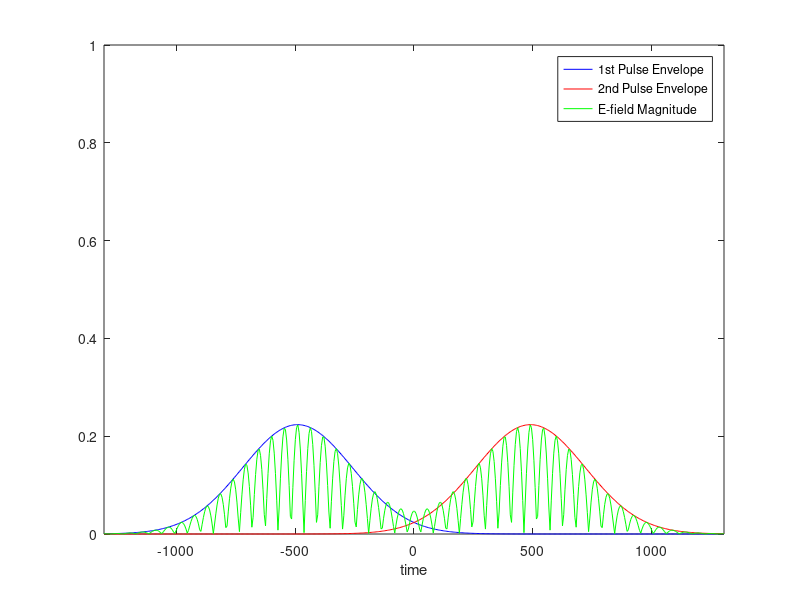
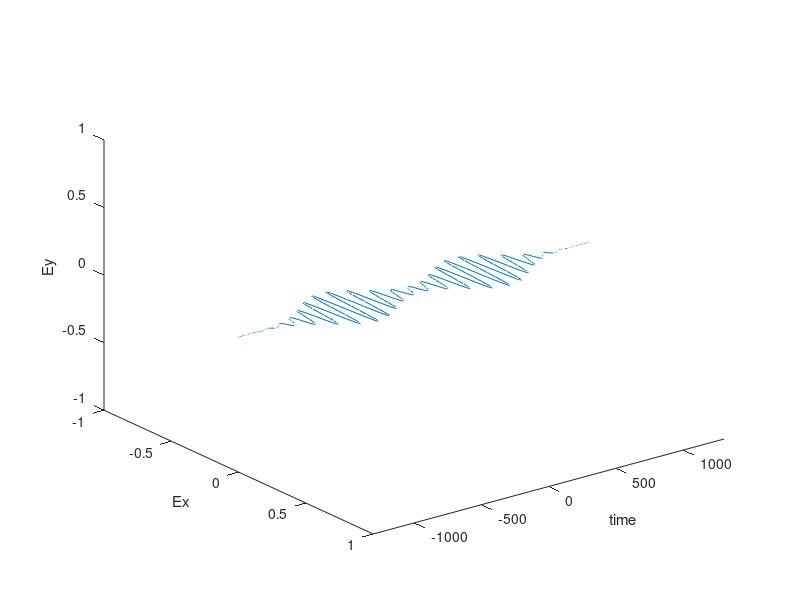

These figures' MATLAB source, in order: (Note: this script raises an error after producing the figures.)
%SFA_H_3D_VORTEX_TIME_RESOLVED.m: SFA, real hydrogen atom
%for Calvin He on Aug.11 2017
clear,clc,tic
close all
I1=sqrt(-1);

tic

%Two oppositely circularly polarized time-delayed as pulses: PRL 115 113004 2015
nt=500;
W=0.0577;
lambda = (3*10^8)/(W/(2*pi))*(2.419*10^-17)/10^-9;
nc=6;
T=nc*pi/W;  
tau=3*T;
phi1=0;
phi2=0;
E0=sqrt(3.5e15/3.5e16); 
Ip=13.6/27.2;  
ksi=1;
dt=T/nt;   
t(nt)=NaN;
td(nt)=NaN;
Ex(nt)=NaN;
Ey(nt)=NaN;
F(nt)=NaN;
Fd(nt)=NaN;
dir = './Lin_Ident_time_resolved/';

polarization = 'Linear XX'; %Polarization variable (see below)
p1x = 1; p2x = 1; p1y = 1; p2y = 1; p1w = 1; p2w = 1; %Circular RR Default
if strcmp(polarization, 'Circular LR')
    p1w = -1; p2w = 1;
elseif strcmp(polarization, 'Circular RL')
    p1w = 1; p2w = -1;
elseif strcmp(polarization, 'Linear XX')
    p1y = 0; p2y = 0;
elseif strcmp(polarization, 'Linear YY')
    p1x = 0; p2x = 0;
elseif strcmp(polarization, 'Linear XY')
    p1y = 0; p2x = 0;
elseif strcmp(polarization, 'Linear YX')
    p1x = 0; p2y = 0;
elseif strcmp(polarization, 'Circular LL')
    p1w = -1; p2w = -1;
elseif strcmp(polarization, 'Circular RR')
    p1w = 1; p2w = 1;
end

for i=1:nt
    %
    t(i) = 4*(2*i-nt-1)*dt;
    F(i)=exp(-(t(i)+tau/2)^2/T^2);
    Fd(i)=exp(-(t(i)-tau/2)^2/T^2);
    %}
    %{
    t(i) =2*(2*i-nt-1)*dt;
    if (t(i)+tau/2 > T/2) || (t(i)+tau/2 < -T/2)
        F(i) = 0;
    else
        F(i)= cos(pi*(t(i)+tau/2)/T)^2;
    end %Envelop function for 1st pulse
    if (t(i)-tau/2 > T/2) || (t(i)-tau/2 < -T/2)
        Fd(i) = 0;
    else
        Fd(i)= cos(pi*(t(i)-tau/2)/T)^2;
    end %Envelop fuction for the 2nd (delayed) pulse
    %}
    Ex(i)=   p1x*F(i)*E0    /(1+ksi^2)^0.5*cos(1.0*p1w*W*(t(i)+tau/2)+phi1) + p2x*Fd(i)*E0    /(1+ksi^2)^0.5*cos(1.0*p2w*W*(t(i)-tau/2)+phi2);
    Ey(i)=   p1y*F(i)*E0*ksi/(1+ksi^2)^0.5*sin(1.0*p1w*W*(t(i)+tau/2)+phi1) + p2y*Fd(i)*E0*ksi/(1+ksi^2)^0.5*sin(1.0*p2w*W*(t(i)-tau/2)+phi2);
end

%%

plotrange = linspace(min(t),max(t),nt);

figA = figure;
plot(plotrange,E0*F/sqrt(2),'b', ...
        plotrange,E0*Fd/sqrt(2),'r', ...
        plotrange,sqrt(Ex.^2+Ey.^2),'g');
legend('1st Pulse Envelope','2nd Pulse Envelope','E-field Magnitude');
xlabel('time');
axis([min(plotrange) max(plotrange) 0 1]);

figB = figure;
plot3(plotrange,Ex,Ey);
xlabel('time');
ylabel('Ex');
zlabel('Ey');
set(gca, 'Ydir','reverse');
axis([min(plotrange) max(plotrange) -1 1 -1 1]);

saveas(figA, strcat(dir,'Envelope_E-field_Magnitude.png'));
saveas(figB, strcat(dir,'E-field.png'));

%%
%laser-pulse vector potential
Ax(nt)=NaN;
Ay(nt)=NaN;
for i=1:nt
    jkx=0;
    jky=0;
    for j=1:i
        jkx=jkx-Ex(j)*dt;
        jky=jky-Ey(j)*dt;
    end
    Ax(i)=jkx;
    Ay(i)=jky;
end

%Momentum ranges
nx=200;              
Px(nx)=NaN;
dpx=4/(nx-1); 
for i=1:nx
    Px(i)=(i-nx/2-1/2)*dpx;    
end
ny=200;
Py(ny)=NaN;
dpy=4/(ny-1);
for i=1:ny
    Py(i)=(i-ny/2-1/2)*dpy;    
end

%time-resolved momentum spectra
Mx(nx,ny)=NaN;
My(nx,ny)=NaN;
P(nt,nx,ny)=NaN; %This function is the time-resolved momenta, #frames=nt/50+1. 

tic
for nt0=1:nt
    parfor ix=1:nx   
        for iy=1:ny    

            Mx(ix,iy)=(sqrt(-1)*2^(3.5)*(2*Ip)^(5/4)/pi)*Px(ix)/(Px(ix)^2+Py(iy)^2+2*Ip)^3;
            My(ix,iy)=(sqrt(-1)*2^(3.5)*(2*Ip)^(5/4)/pi)*Py(iy)/(Px(ix)^2+Py(iy)^2+2*Ip)^3; 
            jkM=0;    
            for it=1:nt0        
                phase=0;
                for it2=it:nt0
                phase=phase+dt*( (Px(ix)+Ax(it2))^2/2+(Py(iy)+Ay(it2))^2/2+Ip );
                end    
                jkM=jkM+sqrt(-1)*dt*Ex(it)*Mx(ix,iy)*exp(-sqrt(-1)*phase);
                jkM=jkM+sqrt(-1)*dt*Ey(it)*My(ix,iy)*exp(-sqrt(-1)*phase);
            end
            P(nt0,ix,iy)=jkM;
        end %iy
    end %ix
    nt0
    save(strcat(dir,'data.mat'),'P','nx','ny','Px','Py','Ex','Ey','plotrange','tau','polarization','nt','phi1','phi2','lambda','T','nc');
end %nt0

%%
parfor nt0=1:nt
    if nt0 < 10
        zeroes = '000';
    elseif nt0 < 100
        zeroes = '00';
    elseif nt0 < 1000
        zeroes = '0';
    else
        zeroes = '';
    end
    PAmp = reshape(P(nt0,:,:),[nx,ny]);
    PAmp = abs(PAmp').^2;
    
    fig = figure('visible','on');
    
    ax1 = axes('Position',[0.1 0.1 .85 .85]);
    imagesc(ax1,Px,Py,PAmp);
    axis([-2 2 -2 2]);
    set(gca, 'YDir','normal');
    colorbar;
    caxis([0 5]);
    xlabel('Px (a.u.)');
    ylabel('Py (a.u.)');
    title('Photoelectron Momentum Distribution');
    str1 = {strcat('$$\tau = ', num2str(round(tau,1)), '\ au$$'), ...
            strcat('$$T = ', num2str(round(T,1)), '\ au$$'), ...
            strcat('$$\lambda = ', num2str(round(lambda,1)),'\ nm$$')};
    text(-1.95,1.65,str1,'Interpreter','latex','BackgroundColor','yellow');
    str2 = {strcat('$$\phi_1 = ', num2str(round(phi1/pi,1)), '\ \pi$$'), ...
            strcat('$$\phi_2 = ', num2str(round(phi2/pi,1)), '\ \pi$$')};
    text(-1.95,-1.7,str2,'Interpreter','latex','BackgroundColor','yellow');
    str3 = {strcat('$$n_c = ', num2str(nc),'$$')};
    text(1.5,1.85,str3,'Interpreter','latex','BackgroundColor','yellow');
    str4 = {strcat('$$Polarization = ', polarization,'$$')};
    text(0.25,-1.85,str4,'Interpreter','latex','BackgroundColor','yellow');
    pbaspect([1 1 1]);
    
    ax2 = axes('Position',[0.625 0.175 0.15 0.15]);
    plot3(ax2,plotrange(nt0:nt),Ex(nt0:nt),Ey(nt0:nt));
    set(gca, 'Ydir','reverse','xtick',[],'ytick',[],'ztick',[]);
    axis([plotrange(nt0) plotrange(nt0)+max(plotrange)-min(plotrange) -.75 .75 -.75 .75]);
    
    saveas(fig,strcat(dir,'Momentum_Distribution_w_E-field_',zeroes,num2str(nt0),'.png'));
    nt0
end

toc
%end--------------------------

